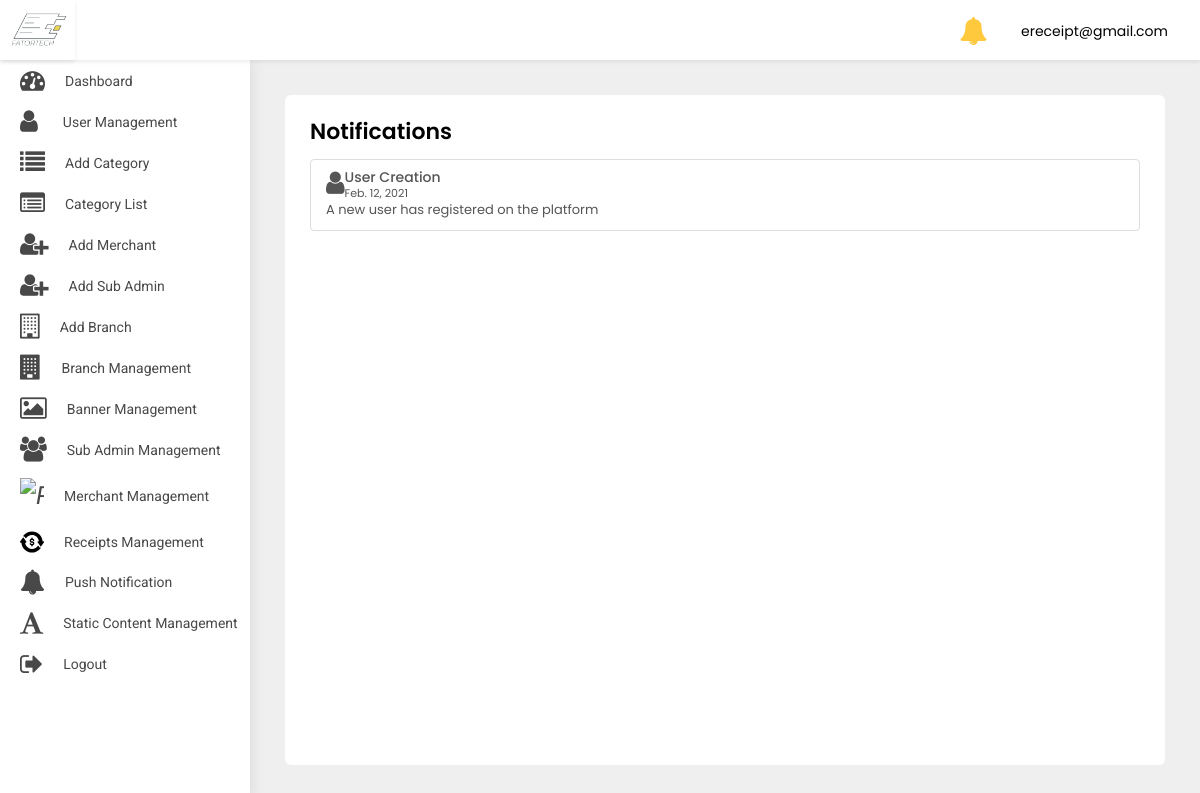
Page /adminpanel/notification/ (signed in) on the committed database.
### src/models.py (models this page shows)
class User(AbstractBaseUser, PermissionsMixin):
    first_name = models.CharField(default='first name', max_length=100)
    last_name = models.CharField(default='', max_length=100, null=True, blank=True)
    email = models.CharField(default='', max_length=255, unique=True)
    country_code = models.CharField(default='+91', max_length=10)
    phone_number = models.CharField(default='', max_length=18)
    profile_pic = models.ImageField(default='default_profile.png', null=True, blank=True)
    device_token = models.CharField(default='', max_length=500, null=True, blank=True)
    password = models.CharField(default='', max_length=100)
    confirm_password = models.CharField(default='', max_length=100)
    is_merchant = models.BooleanField(default=False)
    is_subadmin = models.BooleanField(default=False)
    created_at = models.DateTimeField(auto_now_add=True)
    is_active = models.BooleanField(default=True)
    is_staff = models.BooleanField(default=False)
    can_manage_merchant = models.BooleanField(default=False)
    can_manage_category = models.BooleanField(default=False)
    can_manage_branch = models.BooleanField(default=False)
    can_manage_receipts = models.BooleanField(default=False)
    can_manage_dashboard = models.BooleanField(default=False)
    objects = UserManager()
    USERNAME_FIELD = 'email'
    class Meta:
        ordering = ('-created_at',)

class UserNotification(models.Model):
    to = models.ForeignKey(User, on_delete=models.CASCADE)
    title = models.CharField(default='title', max_length=200)
    title_in_arabic = models.CharField(default='title', max_length=200)
    body = models.CharField(default='body', max_length=200)
    body_in_arabic = models.CharField(default='body', max_length=200)
    read = models.BooleanField(default=False)
    created_at = models.DateTimeField(auto_now_add=True)
    class Meta:
        ordering = ('-created_at',)

### adminpanel/views.py (the view)
# urls.py: path('notification/', NotificationView.as_view(), name='notification'),
class NotificationView(ListView):
    model = UserNotification
    template_name = 'notification.html'

### adminpanel/templates/notification.html (shortened to what this page needs)
{% extends 'base-ereceipt.html' %}
{% block body %}
<div class="WrapperArea">
    <div class="WrapperBox">
        <div class="Small-Wrapper">
            <h4 class="Title">Notifications</h4>
            <div class="NotificationList">
                {% for object in object_list %}
                {% if object.to.is_superuser %}
                <div class="list-group">
                    <a class="list-group-item list-group-item-action flex-column align-items-start">
                        {% if object.title == 'User Creation' %}
                        <figure class="pull-left"><i class="fa  fa-user fa-2x" aria-hidden="true"></i></figure>
                        {% elif object.title == 'Password Changed' %}
                        <figure class="pull-left"><i class="fa  fa-lock fa-2x" aria-hidden="true"></i></figure>
                        {% elif object.title == 'Phone number Update' %}
                        <figure class="pull-left"><i class="fa  fa-phone fa-2x" aria-hidden="true"></i></figure>
                        {% elif object.title == 'Profile Update' %}
                        <figure class="pull-left"><i class="fa  fa-user fa-2x" aria-hidden="true"></i></figure>
                        {% else %}
                        <figure class="pull-left ml-5"><i class="fa  fa-shopping-cart fa-2x" aria-hidden="true"></i>
                        </figure>
                        {% endif %}
                        <div class="msg-right">
                            <div class="d-flex w-100 justify-content-between">
                                <h5 class="mb-1">{{object.title}}</h5>
                                <small>{{object.created_at|date:'M. d, Y'}}</small>
                            </div>
                            <p class="mb-1"> {{object.body}}</p>
                        </div>
                    </a>
                </div>
                {% endif %}
                {% endfor %}
            </div>
        </div>
    </div>
</div>
{% endblock body %}

### adminpanel/templates/base-ereceipt.html (shortened to what this page needs)
{% load static %}
<head>
    <link rel="stylesheet" type="text/css" href="{% static 'adminpanel/css/select2.min.min.css' %}">
    <link type="text/css" rel="stylesheet" href="{% static 'adminpanel/css/style.css' %}">
    <link rel="stylesheet" href="{% static 'adminpanel/css/media.css' %}">
    <link rel="stylesheet"
          href="https://cdnjs.cloudflare.com/ajax/libs/bootstrap-select/1.13.1/css/bootstrap-select.css"/>
</head>
<body>
<div class="Header">
    <div class="Logo">
        <img src="{% static 'adminpanel/images/logo.jpg' %}">
    </div>
    <div class="Navigation">
        {% if user.is_superuser %}
        <div class="header-notifications">
            <a href="{% url 'adminpanel:notification' %}">
                <i class="fa fa-bell fa-2x" aria-hidden="true"></i>
            </a>
        </div>
        {% endif %}
        {% if user.is_authenticated %}
        <div class="Avater">
            <a href="javascript:void(0);">
                {{user}} </a>
        </div>
        {% endif %}
    </div>
</div>
<div class="SidenavBar">
    <ul>
        {% if user.is_superuser %}
        <li class="nav-item nav-link {% if request.resolver_match.view_name  == 'adminpanel:dashboard' %}active{% endif %}">
            <a href="{% url 'adminpanel:dashboard'  %}">
                <span><i class="fa fa-tachometer"></i></span> Dashboard
            </a>
        </li>
        <li class="nav-item nav-link {% if request.resolver_match.view_name  == 'adminpanel:users-list' %}active{% endif %}">
            <a href="{% url 'adminpanel:users-list' %}">
                <span><i class="fa fa-user"></i></span> User Management
            </a>
        </li>
        <li class="nav-item nav-link {% if request.resolver_match.view_name  == 'adminpanel:category' %}active{% endif %}">
            <a href="{% url 'adminpanel:category' %}">
                <span><i class="fa fa-list"></i></span> Add Category
            </a>
        </li>
        <li class="nav-item nav-link {% if request.resolver_match.view_name  == 'adminpanel:category-list' %}active{% endif %}">
            <a href="{% url 'adminpanel:category-list' %}">
                <span><i class="fa fa-list-alt"></i></span>Category List
            </a>
        </li>
        <li class="nav-item nav-link {% if request.resolver_match.view_name  == 'adminpanel:add-merchant' %}active{% endif %}">
            <a href="{% url 'adminpanel:add-merchant' %}">
                <span><i class="fa fa-user-plus"></i></span> Add Merchant
            </a>
        </li>
        <li class="nav-item nav-link {% if request.resolver_match.view_name  == 'adminpanel:add-sub-admin' %}active{% endif %}">
            <a href="{% url 'adminpanel:add-sub-admin' %}">
                <span><i class="fa fa-user-plus"></i></span> Add Sub Admin
            </a>
        </li>
        <li class="nav-item nav-link {% if request.resolver_match.view_name  == 'adminpanel:add-branch' %}active{% endif %}">
            <a href="{% url 'adminpanel:add-branch' %}">
                <span><i class="fa fa-building-o"></i></span> Add Branch
            </a>
        </li>
        <li class="nav-item nav-link {% if request.resolver_match.view_name  == 'adminpanel:branch-list' %}active{% endif %}">
            <a href="{% url 'adminpanel:branch-list' %}">
                <span><i class="fa fa-building"></i></span>Branch Management
            </a>
        </li>
        <li class="nav-item nav-link {% if request.resolver_match.view_name  == 'adminpanel:banner-list' %}active{% endif %}">
            <a href="{% url 'adminpanel:banner-list' %}">
                <span><i class="fa fa-image"></i></span>Banner Management
            </a>
        </li>
        <li class="nav-item nav-link {% if request.resolver_match.view_name  == 'adminpanel:sub-admin-list' %}active{% endif %}">
            <a href="{% url 'adminpanel:sub-admin-list' %}">
                <span><i class="fa fa-users"></i></span>Sub Admin Management
            </a>
        </li>
        <li class="nav-item nav-link {% if request.resolver_match.view_name  == 'adminpanel:merchant-list' %}active{% endif %}">
            <a href="{% url 'adminpanel:merchant-list' %}">
                <span><i class="faImg"><img src="{% static 'adminpanel/images/profession.svg' %}" alt="paid"
                                            class="img-fluid"></i></span>
                <p>Merchant Management</p>
            </a>
        </li>
        <li class="nav-item nav-link {% if request.resolver_match.view_name  == 'adminpanel:receipt-list' %}active{% endif %}">
            <a href="{% url 'adminpanel:receipt-list' %}">
                <span><i class="faImg"><img src="{% static 'adminpanel/images/transaction.svg' %}" alt="paid"
                                            class="img-fluid"></i></span>
                <p>Receipts Management</p>
            </a>
        </li>
        <li class="nav-item nav-link {% if request.resolver_match.view_name  == 'adminpanel:send-notification' %}active{% endif %}">
            <a href="{% url 'adminpanel:send-notification' %}">
                <span><i class="fa fa-bell"></i></span>
                <p>Push Notification</p>
            </a>
        </li>
        <li class="nav-item nav-link {% if request.resolver_match.view_name  == 'adminpanel:static-content' %}active{% endif %}">
            <a href="{% url 'adminpanel:static-content' %}">
                <span><i class="fa fa-font"></i></span>
                <p>Static content Management</p>
            </a>
        </li>
        <li class="nav-item nav-link {% if request.resolver_match.view_name  == 'logout' %}active{% endif %}">
            <a href="{% url 'logout' %}">
                <span><i class="fa fa-sign-out"></i></span>
                <p>Logout</p>
            </a>
        </li>
        {% endif %}
    </ul>
</div>
{% block body %}
{% endblock body %}
</body>
</html>

### static/adminpanel/css/style.css (style rules this page uses)
body { margin: 0; padding: 0; font-family: 'Poppins', sans-serif !important; font-size: 13px; color: #3a3a3a; font-weight: 400; }
* { margin: 0px; padding: 0px; }
header, footer, aside, article, section, detail, nav, figure { position: relative; }
h1, h2, h3, h4, h5, h6, p { margin: 0; padding: 0; }
ul, li, ol { list-style-type: none; margin: 0; padding: 0; }
a { text-decoration: none; outline: none; }
img { border: 0; outline: none; max-width: 100%; }
p { margin: 0; padding: 0; }
.Header { box-shadow: 0 2px 4px rgba(0, 0, 0, .08); -webkit-box-shadow: 0 2px 4px rgba(0, 0, 0, .08); position: fixed; width: 100%; left: 0; top: 0; background-color: #fff; z-index: 99 }
.Header .Logo { width: 75px; text-align: center; padding: 5px 0; float: left; height: 60px; box-shadow: 0 2px 4px rgba(0, 0, 0, .08); }
.Header .Logo img { height: 100%; width: 100%; object-fit: cover; }
.Header .Navigation { transition: all 0.2s ease; margin-left: 235px; padding: 7px 3.2rem; width: calc(100% - 235px); text-align: right; height: 60px }
.Header .Navigation .Avater { margin: 5px 0 5px 30px; position: relative; display: inline-block }
.Header .Navigation .Avater a { display: flex; align-items: center; font-size: 14px; color: #000 }
.Header .Navigation .header-notifications { margin: 5px 0 5px 30px; position: relative; display: inline-block; top:5px; }
.Header .Navigation .header-notifications a { display: flex; align-items: center; font-size: 14px; color: #fec93d; }
.SidenavBar { height: calc(100% - 60px); position: fixed; width: 250px; top: 60px; padding: 0; overflow: auto; box-shadow: 0 0 15px rgba(0, 0, 0, .1); background-color: #fff; z-index: 2; transition: 0.2s all ease-in-out; }
.SidenavBar ul { margin: 0 }
.SidenavBar ul li { margin: 0 }
.SidenavBar ul li a { display: flex; cursor: pointer; padding: 8px 20px 8px 20px; transition: 0.2s all ease-in-out; color: #484848; font-family: "Roboto"; font-size: 14px; text-transform: capitalize; position: relative; align-items: center; overflow: hidden; white-space: nowrap; }
.SidenavBar ul li a span { font-size: 25px; margin-right: 20px; }
.SidenavBar ul li:nth-child(2) a span { margin-right: 25px; }
.WrapperArea { margin-left: 250px; flex: 1 1 auto; display: flex; flex-direction: column; margin-top: 60px; transition: 0.2s all ease-in-out; background-color: #efefef; }
.WrapperArea .WrapperBox { padding: 35px; background-color: #efefef; min-height: calc(100vh - 60px) }
.Small-Wrapper { background-color: #fff; padding: 25px; border-radius: 6px; height: 100%; min-height: calc(100vh - 130px); }
h4.Title { margin: 0 0 15px; font-weight: 600; color: #000; text-transform: capitalize; font-size: 22px; display:inline-block; }
.faImg { width: 24px !important; display: block; }

### rows in the picture
User: email "ereceipt@gmail.com"
UserNotification: title "User Creation", created_at "Feb. 12, 2021", body "A new user has registered on the platform"
